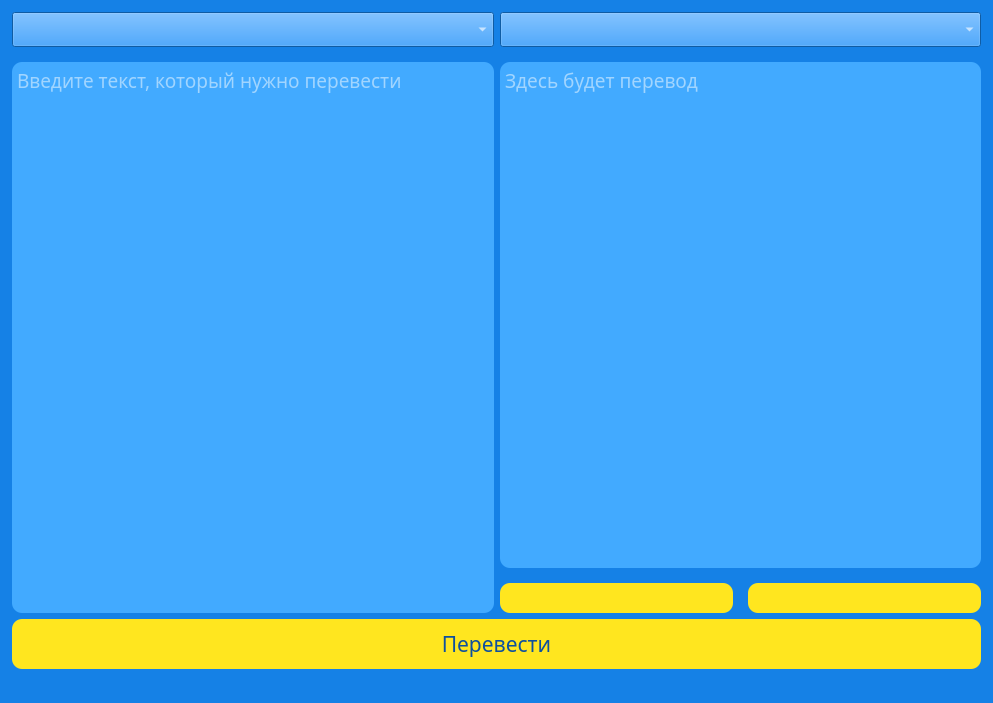
<?xml version="1.0" encoding="UTF-8"?>
<ui version="4.0">
 <class>MainWindow</class>
 <widget class="QMainWindow" name="MainWindow">
  <property name="geometry">
   <rect>
    <x>0</x>
    <y>0</y>
    <width>993</width>
    <height>703</height>
   </rect>
  </property>
  <property name="windowTitle">
   <string>Translator</string>
  </property>
  <property name="windowIcon">
   <iconset>
    <normaloff>images/icon.ico</normaloff>images/icon.ico</iconset>
  </property>
  <property name="styleSheet">
   <string notr="true">QWidget {background-color: #1581e6; color: white; font-family: &quot;Days&quot;;}
QPushButton:hover {border-style: solid; border-width: 3px; border-color: white;} QPushButton:pressed {border-style: solid; border-width: 3px; border-color: rgb(14, 80, 158);} QPushButton {background-color: rgb(255, 230, 31); color: rgb(14, 80, 158); border-radius: 10px;}
QTextEdit:hover {border-style: solid; border-width: 1px; border-color: white;} QTextEdit:pressed {border-style: solid; border-width: 1px; border-color: rgb(14, 80, 158);} QTextEdit {background-color: #42aaff; color: white; border-radius: 10px;}</string>
  </property>
  <widget class="QWidget" name="centralwidget">
   <layout class="QVBoxLayout" name="verticalLayout_3">
    <property name="leftMargin">
     <number>12</number>
    </property>
    <property name="topMargin">
     <number>12</number>
    </property>
    <property name="rightMargin">
     <number>12</number>
    </property>
    <property name="bottomMargin">
     <number>12</number>
    </property>
    <item>
     <layout class="QHBoxLayout" name="horizontalLayout">
      <item>
       <layout class="QVBoxLayout" name="verticalLayout_2">
        <property name="spacing">
         <number>15</number>
        </property>
        <item>
         <widget class="QComboBox" name="lang_from">
          <property name="sizePolicy">
           <sizepolicy hsizetype="Preferred" vsizetype="Fixed">
            <horstretch>0</horstretch>
            <verstretch>0</verstretch>
           </sizepolicy>
          </property>
          <property name="minimumSize">
           <size>
            <width>0</width>
            <height>30</height>
           </size>
          </property>
          <property name="font">
           <font>
            <family>Days</family>
            <pointsize>14</pointsize>
           </font>
          </property>
          <property name="frame">
           <bool>true</bool>
          </property>
         </widget>
        </item>
        <item>
         <widget class="QTextEdit" name="text_from">
          <property name="font">
           <font>
            <family>Days</family>
            <pointsize>14</pointsize>
           </font>
          </property>
          <property name="focusPolicy">
           <enum>Qt::StrongFocus</enum>
          </property>
          <property name="styleSheet">
           <string notr="true">background-color: #42aaff;

</string>
          </property>
          <property name="readOnly">
           <bool>false</bool>
          </property>
          <property name="placeholderText">
           <string>Введите текст, который нужно перевести</string>
          </property>
         </widget>
        </item>
       </layout>
      </item>
      <item>
       <layout class="QVBoxLayout" name="verticalLayout">
        <property name="spacing">
         <number>15</number>
        </property>
        <property name="bottomMargin">
         <number>0</number>
        </property>
        <item>
         <widget class="QComboBox" name="lang_to">
          <property name="sizePolicy">
           <sizepolicy hsizetype="Preferred" vsizetype="Fixed">
            <horstretch>0</horstretch>
            <verstretch>0</verstretch>
           </sizepolicy>
          </property>
          <property name="minimumSize">
           <size>
            <width>0</width>
            <height>30</height>
           </size>
          </property>
          <property name="font">
           <font>
            <family>Days</family>
            <pointsize>14</pointsize>
           </font>
          </property>
          <property name="frame">
           <bool>true</bool>
          </property>
         </widget>
        </item>
        <item>
         <widget class="QTextEdit" name="text_to">
          <property name="font">
           <font>
            <family>Days</family>
            <pointsize>14</pointsize>
           </font>
          </property>
          <property name="focusPolicy">
           <enum>Qt::ClickFocus</enum>
          </property>
          <property name="styleSheet">
           <string notr="true">background-color: #42aaff;</string>
          </property>
          <property name="readOnly">
           <bool>true</bool>
          </property>
          <property name="placeholderText">
           <string>Здесь будет перевод</string>
          </property>
         </widget>
        </item>
        <item>
         <layout class="QHBoxLayout" name="horizontalLayout_3">
          <property name="topMargin">
           <number>0</number>
          </property>
          <property name="rightMargin">
           <number>0</number>
          </property>
          <item>
           <widget class="QPushButton" name="btn_copy">
            <property name="sizePolicy">
             <sizepolicy hsizetype="Minimum" vsizetype="Minimum">
              <horstretch>0</horstretch>
              <verstretch>0</verstretch>
             </sizepolicy>
            </property>
            <property name="minimumSize">
             <size>
              <width>0</width>
              <height>30</height>
             </size>
            </property>
            <property name="text">
             <string/>
            </property>
            <property name="icon">
             <iconset>
              <normaloff>images/copy.png</normaloff>images/copy.png</iconset>
            </property>
           </widget>
          </item>
          <item>
           <widget class="QPushButton" name="btn_play_over">
            <property name="sizePolicy">
             <sizepolicy hsizetype="Minimum" vsizetype="Minimum">
              <horstretch>0</horstretch>
              <verstretch>0</verstretch>
             </sizepolicy>
            </property>
            <property name="minimumSize">
             <size>
              <width>0</width>
              <height>30</height>
             </size>
            </property>
            <property name="text">
             <string/>
            </property>
            <property name="icon">
             <iconset>
              <normaloff>images/volume.png</normaloff>images/volume.png</iconset>
            </property>
           </widget>
          </item>
         </layout>
        </item>
       </layout>
      </item>
     </layout>
    </item>
    <item>
     <widget class="QPushButton" name="btn_translate">
      <property name="sizePolicy">
       <sizepolicy hsizetype="Minimum" vsizetype="Minimum">
        <horstretch>0</horstretch>
        <verstretch>0</verstretch>
       </sizepolicy>
      </property>
      <property name="minimumSize">
       <size>
        <width>0</width>
        <height>50</height>
       </size>
      </property>
      <property name="font">
       <font>
        <family>Days</family>
        <pointsize>16</pointsize>
       </font>
      </property>
      <property name="text">
       <string>Перевеcти</string>
      </property>
     </widget>
    </item>
   </layout>
  </widget>
  <widget class="QMenuBar" name="menubar">
   <property name="geometry">
    <rect>
     <x>0</x>
     <y>0</y>
     <width>993</width>
     <height>24</height>
    </rect>
   </property>
  </widget>
  <widget class="QStatusBar" name="statusbar"/>
 </widget>
 <resources/>
 <connections/>
</ui>
